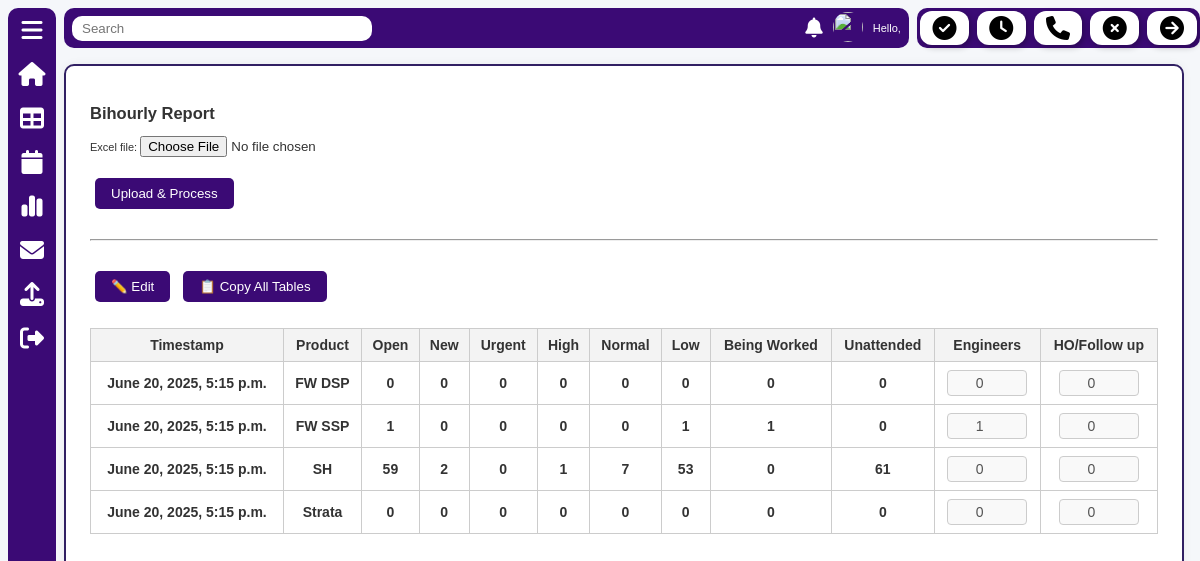
Screenshot of /upload_bihourly/ (signed in) with the database file from the repository.
### Freewheel_Portal/models.py (models this page shows, shortened)
class TicketReport(models.Model):
    timestamp = models.DateTimeField(default=now)
    product = models.CharField(max_length=20, choices=PRODUCT_CHOICES)
    open_count = models.IntegerField(default=0)
    new_count = models.IntegerField(default=0)
    urgent_count = models.IntegerField(default=0)
    high_count = models.IntegerField(default=0)
    normal_count = models.IntegerField(default=0)
    low_count = models.IntegerField(default=0)
    being_worked = models.IntegerField(default=0)
    unattended = models.IntegerField(default=0)
    engineers = models.IntegerField(default=0)
    ho_followup = models.IntegerField(default=0)

### Freewheel_Portal/views.py (the view, shortened to what this page needs)
# urls.py: path('upload_bihourly/', views.upload_excel_report, name='upload_excel_report'),
def upload_excel_report(request):
    if 'emp_id' not in request.session:
        return redirect('login')
    form = UploadExcelForm()
    report_data = TicketReport.objects.all().order_by('timestamp')  # default load
    current_user = User.objects.get(emp_id=request.session['emp_id'])
    return render(request, 'Freewheel_Portal/report_upload.html', {
        'form': form,
        'report_data': report_data,
    })

### Freewheel_Portal/forms.py
class UploadExcelForm(forms.Form):
    excel_file = forms.FileField()

### Freewheel_Portal/templates/Freewheel_Portal/report_upload.html (shortened to what this page needs)
<!DOCTYPE html>
<html lang="en">
<head>
    <link rel="stylesheet" href="../../static/Freewheel_Portal/css/navbar.css">
    <link rel="stylesheet" href="../../static/Freewheel_Portal/css/user-container.css">
    <link rel="stylesheet" href="../../static/Freewheel_Portal/css/home.css">
    <link rel="stylesheet" href="../../static/Freewheel_Portal/css/deligation.css">
    <link rel="stylesheet" href="../../static/Freewheel_Portal/css/shift-end-mail.css">
    <link rel="stylesheet" href="https://cdnjs.cloudflare.com/ajax/libs/font-awesome/6.4.0/css/all.min.css">
</head>
<body>
    {% include 'Freewheel_Portal/navbar.html' %}
    <div class="click">
        <div class="whole-page" id="wholePage">
            <div class="bi-hourly-form" id="bihourly-container">
                <h2>Bihourly Report</h2>
                <form method="POST" enctype="multipart/form-data">
                    {{ form.as_p }}
                    <button type="submit" class="btn">Upload & Process</button>
                </form>
                <hr style="margin: 20px 0;">
                {% if report_data %}
                    <div style="margin: 10px 0;">
                        <button id="editBtn" class="btn" onclick="enableEdit()">✏️ Edit</button>
                        <button class="btn" onclick="copyTable()">📋 Copy All Tables</button>
                    </div>
                    <form method="POST" action="{% url 'save_bulk_report_updates' %}" id="editForm">
                        <table id="reportTable">
                            <thead>
                                <tr>
                                    <th>Timestamp</th>
                                    <th>Product</th>
                                    <th>Open</th>
                                    <th>New</th>
                                    <th>Urgent</th>
                                    <th>High</th>
                                    <th>Normal</th>
                                    <th>Low</th>
                                    <th>Being Worked</th>
                                    <th>Unattended</th>
                                    <th>Engineers</th>
                                    <th>HO/Follow up</th>
                                </tr>
                            </thead>
                            <tbody>
                                {% for row in report_data %}
                                <tr>
                                    <td>{{ row.timestamp }}</td>
                                    <td>{{ row.product }}</td>
                                    <td>{{ row.open_count }}</td>
                                    <td>{{ row.new_count }}</td>
                                    <td>{{ row.urgent_count }}</td>
                                    <td>{{ row.high_count }}</td>
                                    <td>{{ row.normal_count }}</td>
                                    <td>{{ row.low_count }}</td>
                                    <td>{{ row.being_worked }}</td>
                                    <td>{{ row.unattended }}</td>
                                    <td>
                                        <input type="number" name="engineers_{{ row.id }}" value="{{ row.engineers|default:0 }}" disabled>
                                    </td>
                                    <td>
                                        <input type="number" name="ho_followup_{{ row.id }}" value="{{ row.ho_followup|default:0 }}" disabled>
                                    </td>
                                </tr>
                                {% endfor %}
                            </tbody>
                        </table>
                    </form>
                {% else %}
                    <p>No bihourly data available.</p>
                {% endif %}
            </div>
        </div>
    </div>
</body>
</html>

### Freewheel_Portal/static/Freewheel_Portal/css/navbar.css (style rules this page uses)
* { box-sizing: border-box; }
body { margin: 0; font-family: Arial, sans-serif; background-color: #f8f8f8; }

### Freewheel_Portal/static/Freewheel_Portal/css/home.css (style rules this page uses)
.whole-page { transition: .3s ease-in-out; }
.click { display: auto; }

### Freewheel_Portal/static/Freewheel_Portal/css/shift-end-mail.css (style rules this page uses)
body { font-family: Arial, sans-serif; font-size: 11px; background-color: #f5f7fa; color: #333; }

### Freewheel_Portal/templates/Freewheel_Portal/report_upload.html (style rules this page uses)
.bi-hourly-form { background-color: #fff; padding: 1.5rem; border-radius: 10px; margin: 1rem 1rem 1rem 4rem; box-shadow: 0 0 10px rgba(0,0,0,0.05); height: 90vh; border: rgba(49, 32, 99, 1) solid 2px; }
.bi-hourly-form table { width: 100%; border-collapse: collapse; margin-top: 1rem; font-size: 14px; font-weight: 600; }
th, td { border: 1px solid #ccc; padding: 8px; text-align: center; }
th { background-color: #f3f3f3; }
td input[type="number"] { width: 80px; padding: 4px; font-size: 14px; text-align: center; border: 1px solid #ccc; border-radius: 4px; }
.btn { padding: 8px 16px; margin: 10px 5px; background-color: #3b0a75; color: #fff; border: none; border-radius: 5px; cursor: pointer; transition: .2s ease-in-out; }
input[disabled] { background-color: #f9f9f9; border: none; text-align: center; }

### rows the page displays
TicketReport: timestamp "June 20, 2025, 5:15 p.m.", product "FW DSP", open_count "0", new_count "0", urgent_count "0", high_count "0", normal_count "0", low_count "0", being_worked "0", unattended "0", engineers "0", ho_followup "0"
TicketReport: timestamp "June 20, 2025, 5:15 p.m.", product "FW SSP", open_count "1", new_count "0", urgent_count "0", high_count "0", normal_count "0", low_count "1", being_worked "1", unattended "0", engineers "1", ho_followup "0"
TicketReport: timestamp "June 20, 2025, 5:15 p.m.", product "SH", open_count "59", new_count "2", urgent_count "0", high_count "1", normal_count "7", low_count "53", being_worked "0", unattended "61", engineers "0", ho_followup "0"
TicketReport: timestamp "June 20, 2025, 5:15 p.m.", product "Strata", open_count "0", new_count "0", urgent_count "0", high_count "0", normal_count "0", low_count "0", being_worked "0", unattended "0", engineers "0", ho_followup "0"
